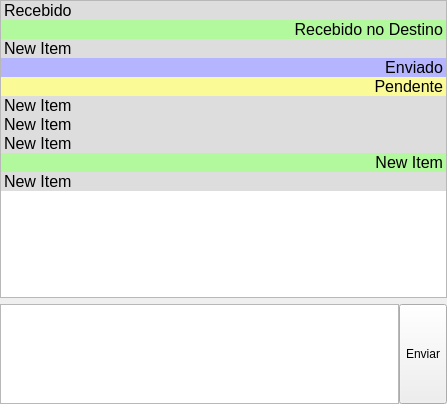
<?xml version="1.0" encoding="UTF-8"?>
<ui version="4.0">
 <class>WindowMensagens</class>
 <widget class="QMainWindow" name="WindowMensagens">
  <property name="geometry">
   <rect>
    <x>0</x>
    <y>0</y>
    <width>447</width>
    <height>404</height>
   </rect>
  </property>
  <property name="windowTitle">
   <string>Mensagens</string>
  </property>
  <widget class="QWidget" name="centralwidget">
   <layout class="QGridLayout" name="gridLayout">
    <property name="leftMargin">
     <number>0</number>
    </property>
    <property name="topMargin">
     <number>0</number>
    </property>
    <property name="rightMargin">
     <number>0</number>
    </property>
    <property name="bottomMargin">
     <number>0</number>
    </property>
    <item row="0" column="0">
     <layout class="QVBoxLayout" name="verticalLayout">
      <item>
       <widget class="QListWidget" name="listMensagens">
        <property name="contextMenuPolicy">
         <enum>Qt::CustomContextMenu</enum>
        </property>
        <property name="spacing">
         <number>5</number>
        </property>
        <item>
         <property name="text">
          <string>Recebido</string>
         </property>
         <property name="font">
          <font>
           <pointsize>12</pointsize>
          </font>
         </property>
         <property name="background">
          <brush brushstyle="SolidPattern">
           <color alpha="255">
            <red>221</red>
            <green>221</green>
            <blue>221</blue>
           </color>
          </brush>
         </property>
        </item>
        <item>
         <property name="text">
          <string>Recebido no Destino</string>
         </property>
         <property name="font">
          <font>
           <pointsize>12</pointsize>
          </font>
         </property>
         <property name="textAlignment">
          <set>AlignRight|AlignVCenter</set>
         </property>
         <property name="background">
          <brush brushstyle="SolidPattern">
           <color alpha="255">
            <red>178</red>
            <green>248</green>
            <blue>157</blue>
           </color>
          </brush>
         </property>
        </item>
        <item>
         <property name="text">
          <string>New Item</string>
         </property>
         <property name="font">
          <font>
           <pointsize>12</pointsize>
          </font>
         </property>
         <property name="background">
          <brush brushstyle="SolidPattern">
           <color alpha="255">
            <red>221</red>
            <green>221</green>
            <blue>221</blue>
           </color>
          </brush>
         </property>
        </item>
        <item>
         <property name="text">
          <string>Enviado</string>
         </property>
         <property name="font">
          <font>
           <pointsize>12</pointsize>
          </font>
         </property>
         <property name="textAlignment">
          <set>AlignRight|AlignVCenter</set>
         </property>
         <property name="background">
          <brush brushstyle="SolidPattern">
           <color alpha="255">
            <red>180</red>
            <green>180</green>
            <blue>255</blue>
           </color>
          </brush>
         </property>
        </item>
        <item>
         <property name="text">
          <string>Pendente</string>
         </property>
         <property name="font">
          <font>
           <pointsize>12</pointsize>
          </font>
         </property>
         <property name="textAlignment">
          <set>AlignRight|AlignVCenter</set>
         </property>
         <property name="background">
          <brush brushstyle="SolidPattern">
           <color alpha="255">
            <red>250</red>
            <green>250</green>
            <blue>150</blue>
           </color>
          </brush>
         </property>
        </item>
        <item>
         <property name="text">
          <string>New Item</string>
         </property>
         <property name="font">
          <font>
           <pointsize>12</pointsize>
          </font>
         </property>
         <property name="background">
          <brush brushstyle="SolidPattern">
           <color alpha="255">
            <red>221</red>
            <green>221</green>
            <blue>221</blue>
           </color>
          </brush>
         </property>
        </item>
        <item>
         <property name="text">
          <string>New Item</string>
         </property>
         <property name="font">
          <font>
           <pointsize>12</pointsize>
          </font>
         </property>
         <property name="background">
          <brush brushstyle="SolidPattern">
           <color alpha="255">
            <red>221</red>
            <green>221</green>
            <blue>221</blue>
           </color>
          </brush>
         </property>
        </item>
        <item>
         <property name="text">
          <string>New Item</string>
         </property>
         <property name="font">
          <font>
           <pointsize>12</pointsize>
          </font>
         </property>
         <property name="background">
          <brush brushstyle="SolidPattern">
           <color alpha="255">
            <red>221</red>
            <green>221</green>
            <blue>221</blue>
           </color>
          </brush>
         </property>
        </item>
        <item>
         <property name="text">
          <string>New Item</string>
         </property>
         <property name="font">
          <font>
           <pointsize>12</pointsize>
          </font>
         </property>
         <property name="textAlignment">
          <set>AlignRight|AlignVCenter</set>
         </property>
         <property name="background">
          <brush brushstyle="SolidPattern">
           <color alpha="255">
            <red>178</red>
            <green>248</green>
            <blue>157</blue>
           </color>
          </brush>
         </property>
        </item>
        <item>
         <property name="text">
          <string>New Item</string>
         </property>
         <property name="font">
          <font>
           <pointsize>12</pointsize>
          </font>
         </property>
         <property name="background">
          <brush brushstyle="SolidPattern">
           <color alpha="255">
            <red>221</red>
            <green>221</green>
            <blue>221</blue>
           </color>
          </brush>
         </property>
        </item>
       </widget>
      </item>
      <item>
       <layout class="QHBoxLayout" name="horizontalLayout">
        <property name="spacing">
         <number>0</number>
        </property>
        <item>
         <widget class="QTextEdit" name="textMensagem">
          <property name="sizePolicy">
           <sizepolicy hsizetype="Expanding" vsizetype="Minimum">
            <horstretch>0</horstretch>
            <verstretch>0</verstretch>
           </sizepolicy>
          </property>
          <property name="maximumSize">
           <size>
            <width>16777215</width>
            <height>100</height>
           </size>
          </property>
         </widget>
        </item>
        <item>
         <widget class="QToolButton" name="btnEnviar">
          <property name="sizePolicy">
           <sizepolicy hsizetype="Fixed" vsizetype="Minimum">
            <horstretch>0</horstretch>
            <verstretch>0</verstretch>
           </sizepolicy>
          </property>
          <property name="text">
           <string>Enviar</string>
          </property>
         </widget>
        </item>
       </layout>
      </item>
     </layout>
    </item>
   </layout>
  </widget>
  <widget class="QMenuBar" name="menubar">
   <property name="geometry">
    <rect>
     <x>0</x>
     <y>0</y>
     <width>447</width>
     <height>21</height>
    </rect>
   </property>
  </widget>
 </widget>
 <resources/>
 <connections/>
</ui>
